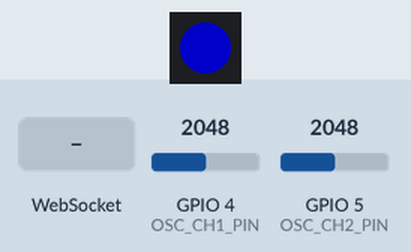
The sketch below on a simulated ESP32-S3. On the bench: 1 RGB LEDs in strip order, left to right. The test bench sets the inputs (shaded band); at power-on: GPIO 4 (OSC_CH1_PIN) = 2048, GPIO 5 (OSC_CH2_PIN) = 2048 (analog values on the 0–4095 scale). Dim RGB values are drawn brighter than linear; WiFi joins after 1.5 s; servers stay silent unless stated; EEPROM starts erased; what the sketch prints to the serial monitor is not drawn.

Above: at 0.1 s.
At 2.18 s:
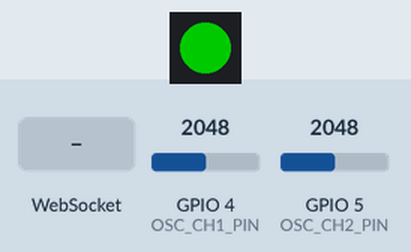
2.6 s: WebSocket text "ping" received
Timing chart, 0 to 11.6 s (numbered marks = the images above; inputs shaded):
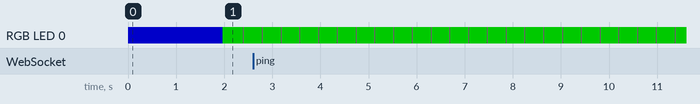

The sketch:

AgentCar_Oscilloscope.ino
```cpp
#include <Arduino.h>
#include <WiFiManager.h>
#include <WebSocketsClient.h>
#include <ArduinoJson.h>
#include <Preferences.h>
#include <Adafruit_NeoPixel.h>

// Configuração do LED RGB (ESP32-S3 geralmente usa GPIO 48)
#define RGB_PIN 48
#define NUM_LEDS 1
Adafruit_NeoPixel rgb_led(NUM_LEDS, RGB_PIN, NEO_GRB + NEO_KHZ800);

// Cores com 40% de brilho (Max 255 -> 40% = 102)
uint32_t COLOR_BLUE  = rgb_led.Color(0, 0, 102);
uint32_t COLOR_GREEN = rgb_led.Color(0, 102, 0);
uint32_t COLOR_RED   = rgb_led.Color(102, 0, 0);
uint32_t COLOR_PURP  = rgb_led.Color(102, 0, 102);
uint32_t COLOR_AMBER = rgb_led.Color(102, 51, 0);

void setRGB(uint32_t color) {
    rgb_led.setPixelColor(0, color);
    rgb_led.show();
}

// ----------------------------------------------------------------------------
// Configurações do Servidor Cloud e Identificação
// ----------------------------------------------------------------------------
const char* WS_HOST       = "diag.anality.me";
const uint16_t WS_PORT     = 80;
const char* DEVICE_SERIAL  = "o2000"; // Letra 'o' + 4 dígitos (Protótipo o2000)
const char* FIRMWARE_VERSION = "v2.5.2";
#include "secrets.h"
const char* WS_URL         = "/ws/esp32?type=Osciloscopio&serial=o2000";

// ----------------------------------------------------------------------------
// Configurações do Osciloscópio (Hardware)
// ----------------------------------------------------------------------------
// Pinos analógicos (ADC1) no ESP32-S3
#define OSC_CH1_PIN 4
#define OSC_CH2_PIN 5

// Fator de multiplicação do circuito "Tanque" (Divisor de tensão 100k / 10k)
// (100k + 10k) / 10k = 11.0. Se não usar o divisor de tensão, mude para 1.0.
#define VOLTAGE_DIVIDER_RATIO 11.0

#define SAMPLES_PER_BURST 100  // Quantidade de leituras por pacote
#define SAMPLE_RATE_HZ 5000    // Taxa de amostragem
#define SAMPLE_DELAY_US (1000000 / SAMPLE_RATE_HZ)

// ----------------------------------------------------------------------------
// Variáveis Globais
// ----------------------------------------------------------------------------
WebSocketsClient webSocket;
float buffer_ch1[SAMPLES_PER_BURST];
float buffer_ch2[SAMPLES_PER_BURST];

QueueHandle_t oscQueue;

// ----------------------------------------------------------------------------
// Funções
// ----------------------------------------------------------------------------
#include <HTTPClient.h>
#include <HTTPUpdate.h>

void webSocketEvent(WStype_t type, uint8_t * payload, size_t length) {
    if (type == WStype_DISCONNECTED) {
        Serial.println("[WS] Desconectado!");
    } else if (type == WStype_CONNECTED) {
        Serial.println("[WS] Conectado ao Servidor AgentCarDiag! Enviando handshake de autenticacao...");
        setRGB(COLOR_GREEN);
        {
            JsonDocument initDoc;
            initDoc["type"] = "hw_info";
            initDoc["token"] = SECRET_WS_TOKEN;
            initDoc["serial"] = DEVICE_SERIAL;
            initDoc["device_type"] = "Osciloscopio";
            initDoc["fw_version"] = FIRMWARE_VERSION;
            String iOut;
            serializeJson(initDoc, iOut);
            webSocket.sendTXT(iOut);
        }
    } else if (type == WStype_TEXT) {
        JsonDocument doc;
        DeserializationError err = deserializeJson(doc, payload);
        if (!err && doc.containsKey("cmd")) {
            if (doc["cmd"] == "ping") {
                JsonDocument pongDoc;
                pongDoc["type"] = "pong";
                pongDoc["time"] = doc["time"];
                String pOut;
                serializeJson(pongDoc, pOut);
                webSocket.sendTXT(pOut);
            } else if (doc["cmd"] == "start_ota") {
                String otaUrl = doc["url"].as<String>();
                Serial.print("[OTA] Comando recebido. Baixando de: ");
                Serial.println(otaUrl);

                setRGB(COLOR_PURP);
                WiFiClient client;
                t_httpUpdate_return ret = httpUpdate.update(client, otaUrl);

                switch (ret) {
                  case HTTP_UPDATE_FAILED:
                    Serial.printf("[OTA] Falha: (%d): %s\n", httpUpdate.getLastError(), httpUpdate.getLastErrorString().c_str());
                    setRGB(COLOR_RED);
                    break;
                  case HTTP_UPDATE_NO_UPDATES:
                    Serial.println("[OTA] Sem atualizacoes");
                    break;
                  case HTTP_UPDATE_OK:
                    Serial.println("[OTA] SUCESSO! Reiniciando...");
                    break;
                }
            }
        }
    }
}

// ----------------------------------------------------------------------------
// TASK CORE 0: Rede e Envio de Dados
// ----------------------------------------------------------------------------
void TaskNetwork(void *pvParameters) {
    Preferences prefs;
    prefs.begin("agentcar_net", false);
    String saved_ssid = prefs.getString("ssid", "REDWIFI_tucy");
    String saved_pass = prefs.getString("pass", "UFfCSczF76YEd6Xb");

    WiFi.disconnect(true);
    delay(200);
    WiFi.mode(WIFI_STA);
    WiFi.setAutoReconnect(true);

    Serial.printf("[WiFi] Tentando conectar na rede salva: '%s'...\n", saved_ssid.c_str());
    setRGB(COLOR_BLUE);

    WiFi.begin(saved_ssid.c_str(), saved_pass.c_str());

    unsigned long wifiStart = millis();
    while (WiFi.status() != WL_CONNECTED && (millis() - wifiStart < 10000)) {
        delay(350);
        Serial.print(".");
    }

    // Se não conectou na rede salva, abre o WiFiManager com portal de configuração
    if (WiFi.status() != WL_CONNECTED) {
        Serial.println("\n[WiFi] Nao conectou na rede salva. Abrindo Captive Portal 'AgentCar-Osciloscopio'...");
        setRGB(COLOR_AMBER);
        WiFi.disconnect();
        delay(200);

        WiFiManager wm;
        wm.setConnectTimeout(25);
        wm.setConfigPortalTimeout(180); // 3 minutos para o usuário configurar

        if (wm.startConfigPortal("AgentCar-Osciloscopio")) {
            Serial.println("[WiFi] Nova rede configurada via portal! Salvando em NVS...");
            String new_ssid = WiFi.SSID();
            String new_pass = WiFi.psk();
            if (new_ssid.length() > 0) {
                prefs.putString("ssid", new_ssid);
                prefs.putString("pass", new_pass);
                Serial.printf("[WiFi] Gravado com sucesso: SSID='%s'\n", new_ssid.c_str());
            }
        } else {
            Serial.println("[WiFi] Timeout no portal. Tentando reiniciar...");
            setRGB(COLOR_RED);
            delay(2000);
            ESP.restart();
        }
    }

    prefs.end();

    setRGB(COLOR_GREEN);
    Serial.println("\n[WiFi] Conectado com Sucesso!");
    Serial.print("IP: ");
    Serial.println(WiFi.localIP());

    // Conecta diretamente ao servidor AgentCarDiag no OptiPlex (192.168.0.50:8000) na mesma rede local Wi-Fi
    webSocket.begin("192.168.0.50", 8000, WS_URL);
    webSocket.onEvent(webSocketEvent);
    webSocket.setReconnectInterval(5000);

    while(1) {
        webSocket.loop();

        // Se houver um burst de leituras pronto, empacota e envia
        uint8_t dummy;
        if (xQueueReceive(oscQueue, &dummy, 0) == pdPASS) {

            // Aloca documento JSON grande o suficiente para 2 arrays de 100 floats
            DynamicJsonDocument doc(4096);
            doc["type"] = "adc_burst";
            doc["sample_rate"] = SAMPLE_RATE_HZ;

            JsonArray ch1 = doc.createNestedArray("ch1");
            JsonArray ch2 = doc.createNestedArray("ch2");

            for(int i = 0; i < SAMPLES_PER_BURST; i++) {
                // Arredonda para 2 casas decimais para salvar banda
                ch1.add( round(buffer_ch1[i] * 100.0) / 100.0 );
                ch2.add( round(buffer_ch2[i] * 100.0) / 100.0 );
            }

            String jsonOut;
            serializeJson(doc, jsonOut);
            webSocket.sendTXT(jsonOut);
            setRGB(COLOR_PURP); vTaskDelay(10/portTICK_PERIOD_MS); setRGB(COLOR_GREEN);
        }

        vTaskDelay(5 / portTICK_PERIOD_MS);
    }
}

// ----------------------------------------------------------------------------
// TASK CORE 1: Amostragem Analógica Ultra-Rápida
// ----------------------------------------------------------------------------
void TaskOscilloscope(void *pvParameters) {
    analogReadResolution(12); // 0 a 4095

    while(1) {
        unsigned long start_time;

        // Captura um "burst" (rajada) de leituras
        for(int i = 0; i < SAMPLES_PER_BURST; i++) {
            start_time = micros();

            // Oversampling de 4 leituras para anular ruído térmico/Wi-Fi
            int sum1 = 0;
            int sum2 = 0;
            for (int k = 0; k < 4; k++) {
                sum1 += analogRead(OSC_CH1_PIN);
                sum2 += analogRead(OSC_CH2_PIN);
            }
            float raw1 = sum1 / 4.0;
            float raw2 = sum2 / 4.0;

            // Converte para Volts na porta do ESP (0 a 3.3V)
            float v1_pin = (raw1 / 4095.0) * 3.3;
            float v2_pin = (raw2 / 4095.0) * 3.3;

            // Multiplica pelo fator do Divisor de Tensão para ter o valor real no carro
            buffer_ch1[i] = v1_pin * VOLTAGE_DIVIDER_RATIO;
            buffer_ch2[i] = v2_pin * VOLTAGE_DIVIDER_RATIO;

            // Aguarda o tempo exato para manter a taxa de amostragem
            while ((micros() - start_time) < SAMPLE_DELAY_US) {
                // Busy-wait para precisão de microsegundos
            }
        }

        // Avisa a Task de Rede que o buffer está cheio e pronto pra envio
        uint8_t trigger = 1;
        xQueueSend(oscQueue, &trigger, 0);

        // Dá uma folga pro núcleo (ex: manda 10 pacotes por segundo)
        vTaskDelay(100 / portTICK_PERIOD_MS);
    }
}

// ----------------------------------------------------------------------------
// SETUP
// ----------------------------------------------------------------------------
void setup() {
    Serial.begin(115200);

    rgb_led.begin();
    rgb_led.setBrightness(255); // O brilho já está controlado na matemática da cor (102)
    setRGB(COLOR_BLUE); // Azul: Modo Setup / Iniciando

    Serial.println("AgentCarDiag - Osciloscópio de Borda");

    // Fila para sincronizar os dois núcleos (sinaliza quando o array ta pronto)
    oscQueue = xQueueCreate(1, sizeof(uint8_t));

    // Inicia Tarefas em Núcleos Diferentes
    xTaskCreatePinnedToCore(TaskNetwork, "NetworkTask", 16384, NULL, 1, NULL, 0);
    xTaskCreatePinnedToCore(TaskOscilloscope, "OscTask", 8192, NULL, 1, NULL, 1);
}

void loop() {
    vTaskDelete(NULL);
}
```

secrets.example.h
```cpp
#pragma once
// Copiar para secrets.h e preencher localmente (nao versionar secrets.h)
#define SECRET_WS_TOKEN "REPLACE_WITH_WS_TOKEN"
```
